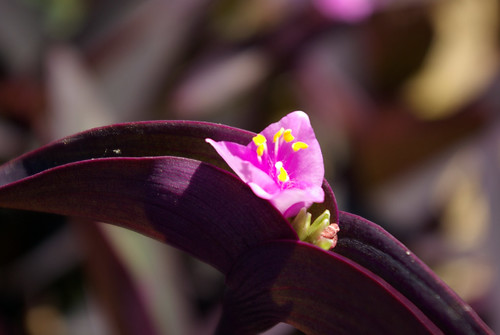
#> input picture data/not_ball/10.jpg, 500 x 335 px; its folder holds 3 pictures in this run
$ jupyter execute --allow-errors generate_ball_dataset.ipynb
#> lines starting #> are read from the running program, lines starting #| are printed output that depends on the picture; after the words box and inside, x2 and y2 are one past the last pixel; in counts of white or black regions, pixels touching at a corner belong together; pictures that were not available may be replaced by others from this repository, and a replacement may not be noted
[cell 1]
import os
import cv2
from matplotlib import pyplot as plt
from random import randint
import numpy as np
from math import sqrt

[cell 2]
def get_circle_points(center, min_x, max_x, radius):
    a, b = center
    x_lst = [x for x in range(min_x, max_x+1)]
    y_lst = []
    for x in x_lst:
        y = sqrt(radius**2 - (x - a)**2) + b
        y_lst.append(round(y))
    for y in y_lst[::-1]:
        dy = abs(b-y)
        y_lst.append(b - dy)
    x_lst = x_lst + x_lst[::-1]
    return x_lst, y_lst

def get_circle_countour(center, min_x, max_x, radius):
    x_lst, y_lst = get_circle_points(center, min_x, max_x, radius)
    contour = [(x, y) for x, y in zip(x_lst, y_lst)]
    return contour

def random_color(img):
    cp_img = img.copy()
    cp_img = np.array(cp_img, dtype=np.float32)
    randomize = randint(0, 1)
    if randomize:
        rand0 = randint(1, 100) / 100.
        rand1 = randint(1, 100) / 100.
        rand2 = randint(1, 100) / 100.
        cp_img[:, :, 0] *= rand0
        cp_img[:, :, 1] *= rand1
        cp_img[:, :, 2] *= rand2
    return np.array(cp_img, dtype=np.uint8)

def random_slice(img, img_h):
    cp_img = img.copy()
    x_lst = [randint(320, 450)]*img_h
    if randint(0, 1):
        for x_idx in range(0, img_h):
            rand_dx = randint(-15, 15)
            x_lst[x_idx] = x_lst[x_idx] + rand_dx
        for row, x in zip(cp_img, x_lst):
            row[x:] = (0, 0, 0)
    else:
        for row, x in zip(cp_img, x_lst):
            row[x:] = (0, 0, 0)
    return cp_img

def random_line(img):
    if len(img.shape) == 3:
        w, h, _ = img.shape
        get_color = lambda: (randint(0, 255), randint(0, 255), randint(0, 255))
    else:
        w, h = img.shape
        get_color = lambda: randint(0, 255)

    line_nums = randint(0, 7)
    line_th = [randint(1, 15) for i in range(line_nums)]
    for i in range(line_nums):
        rand_x1_y1 = (randint(0, w-1), randint(0, h-1))
        rand_x2_y2 = (randint(0, w-1), randint(0, h-1))
        cv2.line(img, rand_x1_y1, rand_x2_y2, get_color(), line_th[i])
    return img

def get_mask(img, circle_contour):
    mask = np.zeros_like(img)
    cv2.drawContours(mask, np.array([circle_contour]), 0, (255, 255, 255), -1)
    out = np.zeros_like(img)
    out[mask == 255] = img[mask == 255]
    return out

def rotateImage(image, angle):
    image_center = tuple(np.array(image.shape[1::-1]) / 2)
    rot_mat = cv2.getRotationMatrix2D(image_center, angle, 1.0)
    result = cv2.warpAffine(image, rot_mat, image.shape[1::-1], flags=cv2.INTER_LINEAR)
    return result

def random_resize(img):
    if len(img.shape) == 3:
        h, w, _ = img.shape
    else:
        h, w = img.shape
    rand_scale = randint(25, 150) / 100.
    w = int(w * rand_scale)
    h = int(h * rand_scale)
    return cv2.resize(img, (w, h))

def random_noise(img):
    cp_img = img.copy()
    rand_num = randint(0, 4)
    if rand_num == 1:
        cp_img = cp_img + 3 * ball_img.std() * np.random.random(ball_img.shape)
    elif rand_num == 2:
        cp_img[:, :, 0] = cp_img[:, :, 0] + \
                          3 * cp_img[:, :, 0].std() * \
                          np.random.random(cp_img[:, :, 0].shape)
    elif rand_num == 3:
        cp_img[:, :, 1] = cp_img[:, :, 1] + \
                          3 * cp_img[:, :, 1].std() * \
                          np.random.random(cp_img[:, :, 1].shape)
    elif rand_num == 4:
        cp_img[:, :, 2] = cp_img[:, :, 2] + \
                          3 * cp_img[:, :, 2].std() * \
                          np.random.random(cp_img[:, :, 2].shape)
    return cp_img

def random_blur(img):
    rand_num = randint(0, 1)
    if rand_num == 1:
        rand_kernel = randint(3, 8)
        img = img.copy()
        img = cv2.blur(img, (rand_kernel, rand_kernel))
    return img

def crop_ball(img):
    croped_img = img[300-133:300+133, 300-133:300+133]
    resized = random_resize(croped_img)
    return resized

def get_final_mask(img, ball_img):
    h, w, _ = img.shape
    resized = cv2.resize(img, (w*2, h*2))
    ball_size, _, _ = ball_img.shape
    zeros = np.zeros_like(resized)

    h, w, _ = resized.shape
    max_x = w - ball_size
    max_y = h - ball_size

    rand_x = randint(0, max_x-1)
    rand_y = randint(0, max_y-1)

    zeros[rand_y:rand_y+ball_size, rand_x:rand_x+ball_size] = ball_img

    gray = cv2.cvtColor(zeros, cv2.COLOR_BGR2GRAY)
    ret, thr = cv2.threshold(gray, 5, 255, cv2.THRESH_BINARY)

    mask = cv2.bitwise_not(thr)
    return mask, zeros

def put_ball_on_img(img, mask, zeros):
    res = cv2.bitwise_and(img, img ,mask = mask)
    final = cv2.bitwise_or(res, zeros)
    return final

def get_ball_bounding_box(mask):
    contours, hierarchy = cv2.findContours(mask, cv2.RETR_TREE, cv2.CHAIN_APPROX_SIMPLE)
    points = []
    for c in contours:
        for cc in c:
            for ccc in cc:
                points.append(ccc)

    points = points[4:]
    x_lst = [p[0] for p in points]
    y_lst = [p[1] for p in points]

    x_min, y_min = min(x_lst), min(y_lst)
    x_max, y_max = max(x_lst), max(y_lst)
    return (x_min, y_min), (x_max, y_max)

def generate_img_with_ball_and_bounding_box(img, ball_img):
    cp_ball_img = ball_img.copy()
    cp_ball_img = random_color(cp_ball_img)
    cp_ball_img = random_line(cp_ball_img)
    cp_ball_img = random_noise(cp_ball_img)
    cp_ball_img = random_blur(cp_ball_img)

    w, h, _ = cp_ball_img.shape
    center = (w//2, h//2)
    radius = 132

    min_x, max_x = center[0] - radius, center[0] + radius

    circle_contour = get_circle_countour(center, min_x, max_x, radius)

    masked = get_mask(cp_ball_img, circle_contour)
    sliced = random_slice(masked, masked.shape[0])
    rotated = rotateImage(sliced, randint(-180, 180))
    croped = crop_ball(rotated)
    final_mask, zeros = get_final_mask(img, croped)
    final = put_ball_on_img(cv2.resize(img, final_mask.shape[::-1]), final_mask, zeros)

    bbox = get_ball_bounding_box(final_mask)

    return final, bbox

[cell 3]
import cv2


data_path = os.path.join(os.getcwd(), "data")
ball_dir = os.path.join(data_path, "blender_ball")
not_ball_dir = os.path.join(data_path, "not_ball")
images_names_lst = os.listdir(ball_dir)
to_save = os.path.join(data_path, "generated_images")

bboxes_dict = {}

for img_name in os.listdir(not_ball_dir):
    full_img_name = os.path.join(not_ball_dir, img_name)
    img = cv2.imread(full_img_name)
#> img is the input picture: shape (335, 500, 3); mean B, G, R 56.7, 53.5, 79.3
    if img is not None:
        try:
            rand_idx = randint(0, len(images_names_lst)-1)
            ball_img_name = os.path.join(ball_dir, images_names_lst[rand_idx])
            ball_img = cv2.imread(ball_img_name)
            result, bbox = generate_img_with_ball_and_bounding_box(img, ball_img)
#> in random_color, `cp_img[:, :, 0] *= rand0`:
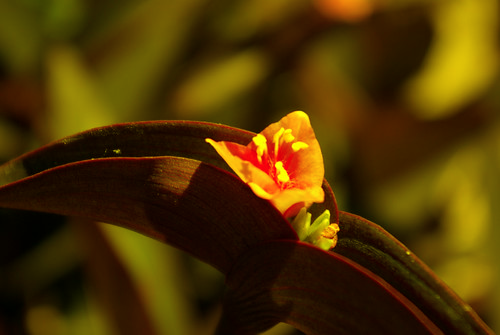
#> cp_img: shape (335, 500, 3) float32; mean B, G, R 3.4, 53.5, 79.3
#> in random_color, `cp_img[:, :, 1] *= rand1`:
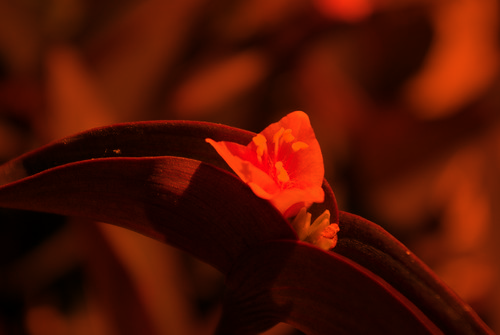
#> cp_img: shape (335, 500, 3) float32; mean B, G, R 3.4, 18.2, 79.3
#> in random_color, `cp_img[:, :, 2] *= rand2`:
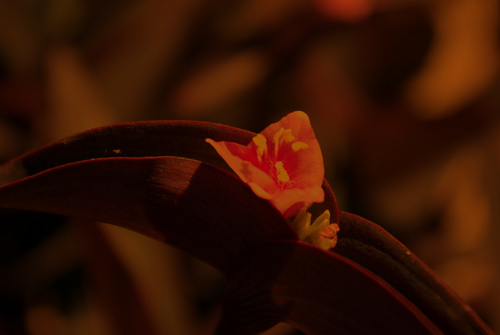
#> cp_img: shape (335, 500, 3) float32; mean B, G, R 3.4, 18.2, 52.3
#> after the loop in random_line, `for i in range(line_nums):`:
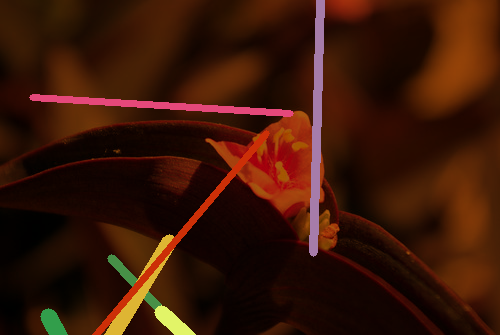
#> img: shape (335, 500, 3); mean B, G, R 7.6, 22.5, 58
#> in get_mask, `cv2.drawContours(mask, np.array([circle_contour]), 0, (255, 255, 255),..`:
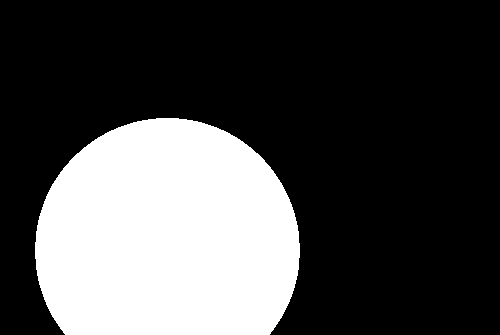
#> mask: shape (335, 500, 3); 28.8% white; 1 white region, box (x1, y1, x2, y2) and area: (35, 118, 300, 335) 48300
#> in get_mask, `out[mask == 255] = img[mask == 255]`:
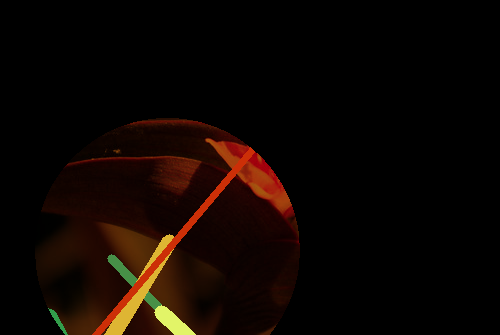
#> out: shape (335, 500, 3); mean B, G, R 1.6, 5.7, 14.2
#> the loop in random_slice, `for row, x in zip(cp_img, x_lst):` made 335 passes
#> x on passes 1 to 3: 389, 395, 403
#> in rotateImage, `rot_mat = cv2.getRotationMatrix2D(image_center, angle, 1.0)`: rot_mat = [[-0.5, -0.866, 520.1], [0.866, -0.5, 34.74]]
#> in rotateImage, `result = cv2.warpAffine(image, rot_mat, image.shape[1::-1], flags=cv2...`:
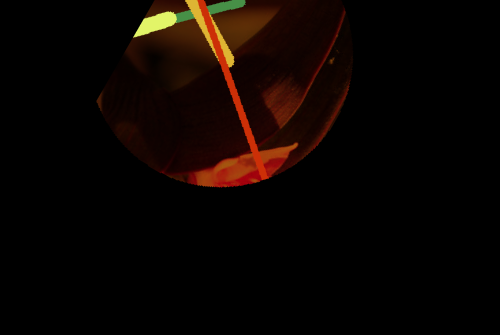
#> result: shape (335, 500, 3); mean B, G, R 1.3, 4.4, 11.6
#> in crop_ball, `croped_img = img[300-133:300+133, 300-133:300+133]`:
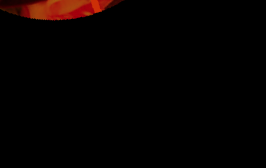
#> croped_img: shape (168, 266, 3); mean B, G, R 0.4, 1.2, 5.6
            cv2.imshow("i", result)
            cv2.waitKey(20)
            cv2.imwrite(os.path.join(os.getcwd(), to_save, img_name), result)
            bboxes_dict[img_name] = bbox
        except:
            pass
#> pass 2 of the loop `for img_name in os.listdir(not_ball_dir):`:
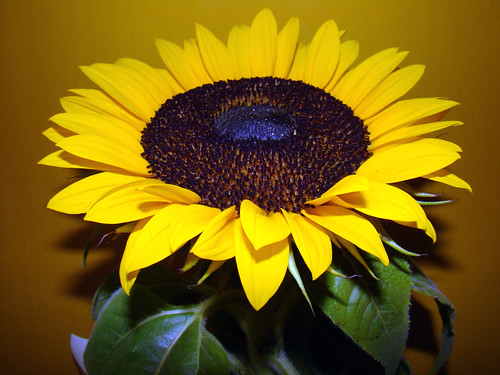
#> input picture data/not_ball/11.jpg, 500 x 375 px
#> img is the input picture: shape (375, 500, 3); mean B, G, R 13.1, 98.3, 123.5
#> in get_mask (call 2), `out[mask == 255] = img[mask == 255]`:
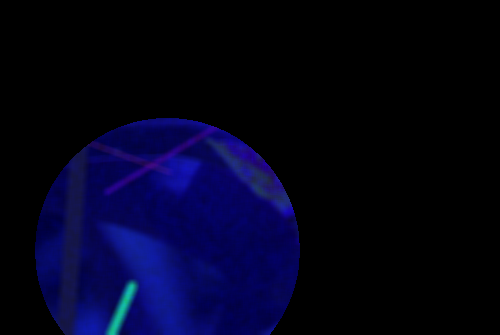
#> out: shape (335, 500, 3); mean of channels 0, 1, 2 28.2, 2.9, 2.6; drawn as B, G, R
#> the loop in random_slice (call 2), `for row, x in zip(cp_img, x_lst):` made 335 passes
#> x on passes 1 to 3: 341, 353, 361
#> in crop_ball (call 2), `croped_img = img[300-133:300+133, 300-133:300+133]`:
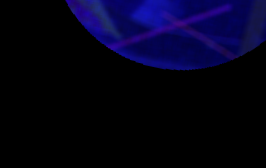
#> croped_img: shape (168, 266, 3); mean of channels 0, 1, 2 24.5, 2, 3.3; drawn as B, G, R
#> resized: shape (750, 1000, 3)
#> pass 3 of the loop `for img_name in os.listdir(not_ball_dir):`:
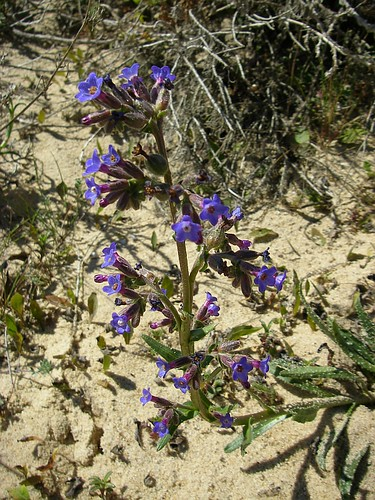
#> input picture data/not_ball/9.jpg, 375 x 500 px
#> img is the input picture: shape (500, 375, 3); mean B, G, R 87.5, 114.9, 122.1
#> in get_mask (call 3), `out[mask == 255] = img[mask == 255]`:
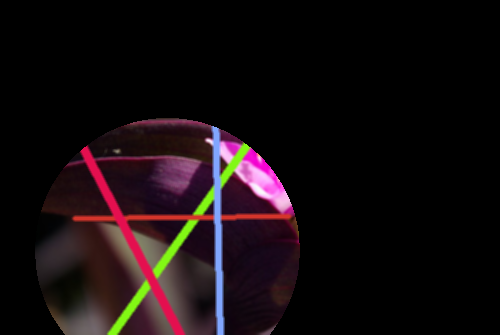
#> out: shape (335, 500, 3); mean of channels 0, 1, 2 14.3, 12.2, 20.6; drawn as B, G, R
#> in get_final_mask (call 3), `resized = cv2.resize(img, (w*2, h*2))`:
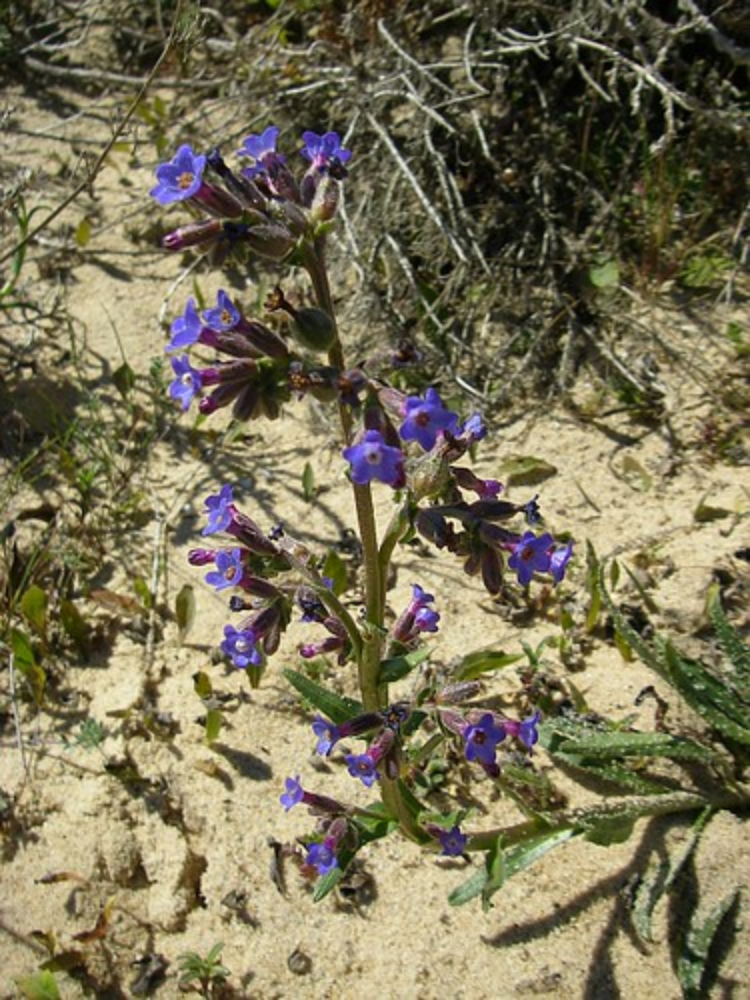
#> resized: shape (1000, 750, 3); mean B, G, R 87.5, 114.8, 122.1
cv2.destroyAllWindows()

[cell 4]
bboxes_dict

[cell 5]
import json

str_bbox = {}

for k, i in bboxes_dict.items():
    x1y1, x2y2 = i

    s_x1y1 = (str(x1y1[0]), str(x1y1[1]))
    s_x2y2 = (str(x2y2[0]), str(x2y2[1]))

    str_bbox[k] = (s_x1y1, s_x2y2)

labels_path = os.path.join(data_path, "labels", "bboxes.json")

json.dump(str_bbox, open(labels_path, 'w' ))

[cell 6]
generated_images_dir = to_save
path_to_save_txt_labels_train = os.path.join(data_path, "labels", "train.txt")

#> (the rest of this cell did not finish here and is left out)

[cell 7]
generated_images_dir = to_save
path_to_save_txt_labels_test = os.path.join(data_path, "labels", "test.txt")

with open(path_to_save_txt_labels_test, 'a') as file:
    for ph_name in os.listdir(generated_images_dir)[750:]:
        x1, y1 = bboxes_dict[ph_name][0]
        x2, y2 = bboxes_dict[ph_name][1]
        full_string = os.path.join(generated_images_dir, ph_name)
        full_string = full_string + " {},{},{},{},0\n".format(x1, y1, x2, y2)
        file.write(full_string)

[cell 8]
import csv
import os

data_path = os.path.join(os.getcwd(), "data")
path_to_save_txt_labels_test = os.path.join(data_path, "labels", "test.txt")
path_to_save_txt_labels_train = os.path.join(data_path, "labels", "train.txt")


def parse_annotation_line(line):
    file_name, data = line.split(" ")
    min_x, min_y, max_x, max_y, clss = [int(i) for i in data.split(",")]
    height, width = max_y - min_y, max_x - min_x
    return ["golf_ball", file_name, height, width,
            max_x, min_x, max_y, min_y]

def create_data_dict(fields, data):
    ret_dict = {}
    for f, d in zip(fields, data):
        ret_dict[f] = d
    return ret_dict

data_fileds = ["class", "fileName", "height", "width",
              "xmax", "xmin", "ymax", "ymin"]


train_csv_annotation_file = os.path.join(data_path, "labels", "train.csv")
test_csv_annotation_file = os.path.join(data_path, "labels", "test.csv")


with open(path_to_save_txt_labels_train, "r") as train_annotation:
    lines = [line for line in train_annotation]
    with open(train_csv_annotation_file, 'w', newline='') as csvfile:
        writer = csv.DictWriter(csvfile, fieldnames=data_fileds)
        writer.writeheader()
        for line in lines:
            data = parse_annotation_line(line)
            data_dict = create_data_dict(data_fileds, data)
            writer.writerow(data_dict)

with open(path_to_save_txt_labels_test, "r") as test_annotation:
    lines = [line for line in test_annotation]
    with open(test_csv_annotation_file, 'w', newline='') as csvfile:
        writer = csv.DictWriter(csvfile, fieldnames=data_fileds)
        writer.writeheader()
        for line in lines:
            data = parse_annotation_line(line)
            data_dict = create_data_dict(data_fileds, data)
            writer.writerow(data_dict)
